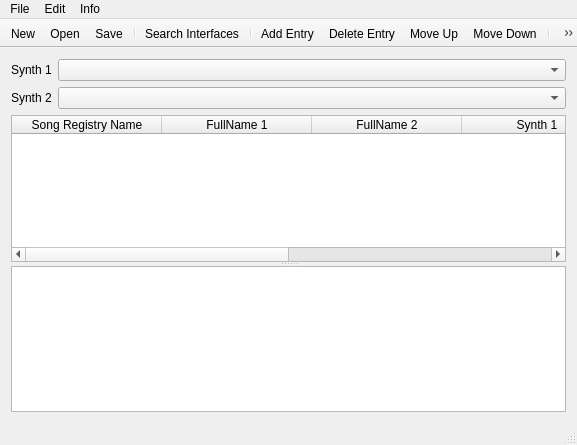
<?xml version="1.0" encoding="UTF-8"?>
<ui version="4.0">
 <class>MainWindow</class>
 <widget class="QMainWindow" name="MainWindow">
  <property name="geometry">
   <rect>
    <x>0</x>
    <y>0</y>
    <width>577</width>
    <height>445</height>
   </rect>
  </property>
  <property name="windowTitle">
   <string>SysexLive</string>
  </property>
  <property name="windowIcon">
   <iconset resource="ressources.qrc">
    <normaloff>:/IMG/IMG/SysexLive.png</normaloff>:/IMG/IMG/SysexLive.png</iconset>
  </property>
  <property name="unifiedTitleAndToolBarOnMac">
   <bool>true</bool>
  </property>
  <widget class="QWidget" name="centralWidget">
   <layout class="QGridLayout" name="gridLayout_2">
    <item row="0" column="0">
     <layout class="QGridLayout" name="gridLayout">
      <item row="0" column="0" colspan="2">
       <widget class="QLabel" name="labelSynth1">
        <property name="sizePolicy">
         <sizepolicy hsizetype="Fixed" vsizetype="Preferred">
          <horstretch>0</horstretch>
          <verstretch>0</verstretch>
         </sizepolicy>
        </property>
        <property name="text">
         <string>Synth 1</string>
        </property>
       </widget>
      </item>
      <item row="0" column="2">
       <widget class="QComboBox" name="comboBoxSynth1">
        <property name="sizePolicy">
         <sizepolicy hsizetype="Expanding" vsizetype="Fixed">
          <horstretch>0</horstretch>
          <verstretch>0</verstretch>
         </sizepolicy>
        </property>
       </widget>
      </item>
      <item row="1" column="2">
       <widget class="QComboBox" name="comboBoxSynth2"/>
      </item>
      <item row="1" column="0" colspan="2">
       <widget class="QLabel" name="labelSynth2">
        <property name="sizePolicy">
         <sizepolicy hsizetype="Fixed" vsizetype="Preferred">
          <horstretch>0</horstretch>
          <verstretch>0</verstretch>
         </sizepolicy>
        </property>
        <property name="text">
         <string>Synth 2</string>
        </property>
       </widget>
      </item>
     </layout>
    </item>
    <item row="1" column="0">
     <widget class="QSplitter" name="splitter">
      <property name="orientation">
       <enum>Qt::Vertical</enum>
      </property>
      <widget class="QTableWidget" name="tableWidget">
       <attribute name="horizontalHeaderCascadingSectionResizes">
        <bool>false</bool>
       </attribute>
       <attribute name="horizontalHeaderDefaultSectionSize">
        <number>150</number>
       </attribute>
       <attribute name="horizontalHeaderStretchLastSection">
        <bool>false</bool>
       </attribute>
       <column>
        <property name="text">
         <string>Song Registry Name</string>
        </property>
       </column>
       <column>
        <property name="text">
         <string>FullName 1</string>
        </property>
       </column>
       <column>
        <property name="text">
         <string>FullName 2</string>
        </property>
       </column>
       <column>
        <property name="text">
         <string>Synth 1</string>
        </property>
       </column>
       <column>
        <property name="text">
         <string>Synth 2</string>
        </property>
       </column>
       <column>
        <property name="text">
         <string>Info</string>
        </property>
       </column>
      </widget>
      <widget class="QPlainTextEdit" name="plainTextEdit"/>
     </widget>
    </item>
   </layout>
  </widget>
  <widget class="QMenuBar" name="menuBar">
   <property name="geometry">
    <rect>
     <x>0</x>
     <y>0</y>
     <width>577</width>
     <height>22</height>
    </rect>
   </property>
   <widget class="QMenu" name="menuFile">
    <property name="title">
     <string>File</string>
    </property>
    <addaction name="actionNew"/>
    <addaction name="actionOpen"/>
    <addaction name="actionSave"/>
    <addaction name="separator"/>
    <addaction name="actionQuit"/>
   </widget>
   <widget class="QMenu" name="menuEdit">
    <property name="title">
     <string>Edit</string>
    </property>
    <addaction name="actionAddEntry"/>
    <addaction name="actionDeleteEntry"/>
    <addaction name="separator"/>
    <addaction name="actionMoveUp"/>
    <addaction name="actionMoveDown"/>
    <addaction name="separator"/>
    <addaction name="actionSearchInterfaces"/>
    <addaction name="separator"/>
    <addaction name="actionSendPatches"/>
    <addaction name="separator"/>
    <addaction name="actionZoomTextPlus"/>
    <addaction name="actionZoomTextMinus"/>
   </widget>
   <widget class="QMenu" name="menuInfo">
    <property name="title">
     <string>Info</string>
    </property>
    <addaction name="actionAboutSysexLive"/>
    <addaction name="actionAboutQt"/>
   </widget>
   <addaction name="menuFile"/>
   <addaction name="menuEdit"/>
   <addaction name="menuInfo"/>
  </widget>
  <widget class="QToolBar" name="mainToolBar">
   <property name="movable">
    <bool>false</bool>
   </property>
   <property name="allowedAreas">
    <set>Qt::NoToolBarArea</set>
   </property>
   <property name="iconSize">
    <size>
     <width>24</width>
     <height>24</height>
    </size>
   </property>
   <property name="floatable">
    <bool>false</bool>
   </property>
   <attribute name="toolBarArea">
    <enum>TopToolBarArea</enum>
   </attribute>
   <attribute name="toolBarBreak">
    <bool>false</bool>
   </attribute>
   <addaction name="actionNew"/>
   <addaction name="actionOpen"/>
   <addaction name="actionSave"/>
   <addaction name="separator"/>
   <addaction name="actionSearchInterfaces"/>
   <addaction name="separator"/>
   <addaction name="actionAddEntry"/>
   <addaction name="actionDeleteEntry"/>
   <addaction name="actionMoveUp"/>
   <addaction name="actionMoveDown"/>
   <addaction name="separator"/>
   <addaction name="actionSendPatches"/>
  </widget>
  <widget class="QStatusBar" name="statusBar"/>
  <action name="actionAddEntry">
   <property name="icon">
    <iconset resource="ressources.qrc">
     <normaloff>:/IMG/IMG/Window-Add-icon.png</normaloff>:/IMG/IMG/Window-Add-icon.png</iconset>
   </property>
   <property name="text">
    <string>Add Entry</string>
   </property>
  </action>
  <action name="actionDeleteEntry">
   <property name="icon">
    <iconset resource="ressources.qrc">
     <normaloff>:/IMG/IMG/Delete-icon.png</normaloff>:/IMG/IMG/Delete-icon.png</iconset>
   </property>
   <property name="text">
    <string>Delete Entry</string>
   </property>
  </action>
  <action name="actionNew">
   <property name="icon">
    <iconset resource="ressources.qrc">
     <normaloff>:/IMG/IMG/File-New-icon.png</normaloff>:/IMG/IMG/File-New-icon.png</iconset>
   </property>
   <property name="text">
    <string>New</string>
   </property>
   <property name="shortcut">
    <string>Ctrl+N</string>
   </property>
  </action>
  <action name="actionOpen">
   <property name="icon">
    <iconset resource="ressources.qrc">
     <normaloff>:/IMG/IMG/Folder-Open-icon.png</normaloff>:/IMG/IMG/Folder-Open-icon.png</iconset>
   </property>
   <property name="text">
    <string>Open</string>
   </property>
   <property name="shortcut">
    <string>Ctrl+O</string>
   </property>
  </action>
  <action name="actionSave">
   <property name="icon">
    <iconset resource="ressources.qrc">
     <normaloff>:/IMG/IMG/Save-icon.png</normaloff>:/IMG/IMG/Save-icon.png</iconset>
   </property>
   <property name="text">
    <string>Save</string>
   </property>
   <property name="shortcut">
    <string>Ctrl+S</string>
   </property>
  </action>
  <action name="actionQuit">
   <property name="text">
    <string>Quit</string>
   </property>
   <property name="shortcut">
    <string>Ctrl+Q</string>
   </property>
  </action>
  <action name="actionMoveUp">
   <property name="icon">
    <iconset resource="ressources.qrc">
     <normaloff>:/IMG/IMG/Arrow-Up-icon.png</normaloff>:/IMG/IMG/Arrow-Up-icon.png</iconset>
   </property>
   <property name="text">
    <string>Move Up</string>
   </property>
  </action>
  <action name="actionMoveDown">
   <property name="icon">
    <iconset resource="ressources.qrc">
     <normaloff>:/IMG/IMG/Arrow-Down-icon.png</normaloff>:/IMG/IMG/Arrow-Down-icon.png</iconset>
   </property>
   <property name="text">
    <string>Move Down</string>
   </property>
  </action>
  <action name="actionAboutSysexLive">
   <property name="text">
    <string>About SysexLive</string>
   </property>
  </action>
  <action name="actionAboutQt">
   <property name="text">
    <string>About Qt</string>
   </property>
  </action>
  <action name="actionSearchInterfaces">
   <property name="icon">
    <iconset resource="ressources.qrc">
     <normaloff>:/IMG/IMG/Search-icon.png</normaloff>:/IMG/IMG/Search-icon.png</iconset>
   </property>
   <property name="text">
    <string>Search Interfaces</string>
   </property>
  </action>
  <action name="actionSendPatches">
   <property name="icon">
    <iconset resource="ressources.qrc">
     <normaloff>:/IMG/IMG/Mail-icon.png</normaloff>:/IMG/IMG/Mail-icon.png</iconset>
   </property>
   <property name="text">
    <string>Send Patches</string>
   </property>
   <property name="shortcut">
    <string>Return</string>
   </property>
  </action>
  <action name="actionZoomTextPlus">
   <property name="text">
    <string>Zoom Text +</string>
   </property>
   <property name="shortcut">
    <string>Ctrl++</string>
   </property>
  </action>
  <action name="actionZoomTextMinus">
   <property name="text">
    <string>Zoom Text -</string>
   </property>
   <property name="shortcut">
    <string>Ctrl+-</string>
   </property>
  </action>
 </widget>
 <layoutdefault spacing="6" margin="11"/>
 <resources>
  <include location="ressources.qrc"/>
 </resources>
 <connections>
  <connection>
   <sender>actionQuit</sender>
   <signal>triggered()</signal>
   <receiver>MainWindow</receiver>
   <slot>close()</slot>
   <hints>
    <hint type="sourcelabel">
     <x>-1</x>
     <y>-1</y>
    </hint>
    <hint type="destinationlabel">
     <x>288</x>
     <y>222</y>
    </hint>
   </hints>
  </connection>
 </connections>
</ui>
